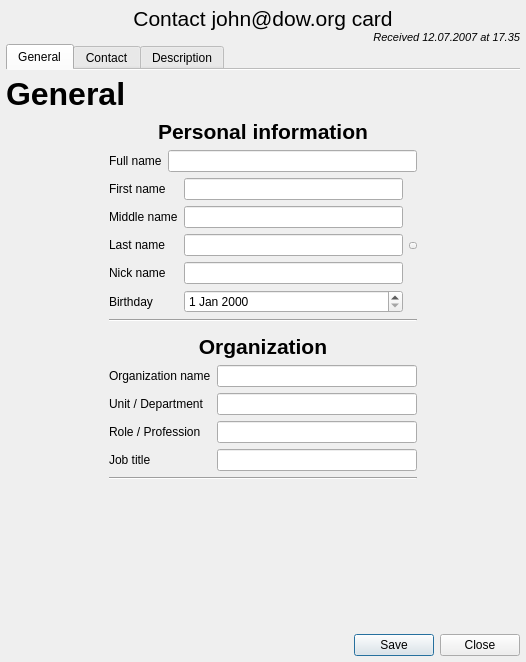
<?xml version="1.0" encoding="UTF-8"?>
<ui version="4.0">
 <class>VCard</class>
 <widget class="QWidget" name="VCard">
  <property name="enabled">
   <bool>true</bool>
  </property>
  <property name="geometry">
   <rect>
    <x>0</x>
    <y>0</y>
    <width>526</width>
    <height>662</height>
   </rect>
  </property>
  <layout class="QGridLayout" name="gridLayout_4">
   <property name="leftMargin">
    <number>0</number>
   </property>
   <property name="topMargin">
    <number>0</number>
   </property>
   <property name="rightMargin">
    <number>0</number>
   </property>
   <property name="bottomMargin">
    <number>0</number>
   </property>
   <property name="spacing">
    <number>0</number>
   </property>
   <item row="0" column="0">
    <layout class="QVBoxLayout" name="verticalLayout">
     <property name="leftMargin">
      <number>6</number>
     </property>
     <property name="topMargin">
      <number>6</number>
     </property>
     <property name="rightMargin">
      <number>6</number>
     </property>
     <property name="bottomMargin">
      <number>6</number>
     </property>
     <item>
      <widget class="QLabel" name="title">
       <property name="styleSheet">
        <string notr="true">font: 16pt </string>
       </property>
       <property name="text">
        <string notr="true">Contact john@dow.org card</string>
       </property>
       <property name="alignment">
        <set>Qt::AlignCenter</set>
       </property>
      </widget>
     </item>
     <item>
      <widget class="QLabel" name="receivingTimeLabel">
       <property name="styleSheet">
        <string notr="true">font: italic 8pt;</string>
       </property>
       <property name="text">
        <string>Received 12.07.2007 at 17.35</string>
       </property>
       <property name="alignment">
        <set>Qt::AlignRight|Qt::AlignTrailing|Qt::AlignVCenter</set>
       </property>
      </widget>
     </item>
     <item>
      <widget class="QTabWidget" name="tabWidget">
       <property name="enabled">
        <bool>true</bool>
       </property>
       <property name="focusPolicy">
        <enum>Qt::TabFocus</enum>
       </property>
       <property name="tabPosition">
        <enum>QTabWidget::North</enum>
       </property>
       <property name="tabShape">
        <enum>QTabWidget::Rounded</enum>
       </property>
       <property name="currentIndex">
        <number>0</number>
       </property>
       <property name="elideMode">
        <enum>Qt::ElideNone</enum>
       </property>
       <property name="documentMode">
        <bool>true</bool>
       </property>
       <property name="tabBarAutoHide">
        <bool>false</bool>
       </property>
       <widget class="QWidget" name="General">
        <attribute name="title">
         <string>General</string>
        </attribute>
        <layout class="QGridLayout" name="gridLayout_2" columnstretch="1,2,2,1">
         <property name="leftMargin">
          <number>0</number>
         </property>
         <property name="topMargin">
          <number>6</number>
         </property>
         <property name="rightMargin">
          <number>0</number>
         </property>
         <property name="bottomMargin">
          <number>0</number>
         </property>
         <property name="horizontalSpacing">
          <number>6</number>
         </property>
         <item row="6" column="1" colspan="2">
          <widget class="QLabel" name="organizationHeading">
           <property name="sizePolicy">
            <sizepolicy hsizetype="Preferred" vsizetype="Fixed">
             <horstretch>0</horstretch>
             <verstretch>0</verstretch>
            </sizepolicy>
           </property>
           <property name="styleSheet">
            <string notr="true"/>
           </property>
           <property name="text">
            <string>&lt;html&gt;&lt;head/&gt;&lt;body&gt;&lt;p&gt;&lt;span style=&quot; font-size:16pt; font-weight:600;&quot;&gt;Organization&lt;/span&gt;&lt;/p&gt;&lt;/body&gt;&lt;/html&gt;</string>
           </property>
           <property name="alignment">
            <set>Qt::AlignCenter</set>
           </property>
          </widget>
         </item>
         <item row="3" column="1">
          <layout class="QFormLayout" name="personalForm">
           <property name="sizeConstraint">
            <enum>QLayout::SetDefaultConstraint</enum>
           </property>
           <property name="formAlignment">
            <set>Qt::AlignHCenter|Qt::AlignTop</set>
           </property>
           <item row="1" column="1">
            <widget class="QLineEdit" name="middleName">
             <property name="minimumSize">
              <size>
               <width>200</width>
               <height>0</height>
              </size>
             </property>
             <property name="maximumSize">
              <size>
               <width>350</width>
               <height>16777215</height>
              </size>
             </property>
            </widget>
           </item>
           <item row="0" column="1">
            <widget class="QLineEdit" name="firstName">
             <property name="minimumSize">
              <size>
               <width>200</width>
               <height>0</height>
              </size>
             </property>
             <property name="maximumSize">
              <size>
               <width>350</width>
               <height>16777215</height>
              </size>
             </property>
            </widget>
           </item>
           <item row="1" column="0">
            <widget class="QLabel" name="middleNameLabel">
             <property name="text">
              <string>Middle name</string>
             </property>
             <property name="buddy">
              <cstring>middleName</cstring>
             </property>
            </widget>
           </item>
           <item row="0" column="0">
            <widget class="QLabel" name="firstNameLabel">
             <property name="text">
              <string>First name</string>
             </property>
             <property name="buddy">
              <cstring>firstName</cstring>
             </property>
            </widget>
           </item>
           <item row="2" column="0">
            <widget class="QLabel" name="lastNameLabel">
             <property name="text">
              <string>Last name</string>
             </property>
             <property name="buddy">
              <cstring>lastName</cstring>
             </property>
            </widget>
           </item>
           <item row="2" column="1">
            <widget class="QLineEdit" name="lastName">
             <property name="minimumSize">
              <size>
               <width>200</width>
               <height>0</height>
              </size>
             </property>
             <property name="maximumSize">
              <size>
               <width>350</width>
               <height>16777215</height>
              </size>
             </property>
            </widget>
           </item>
           <item row="3" column="0">
            <widget class="QLabel" name="nickNameLabel">
             <property name="text">
              <string>Nick name</string>
             </property>
             <property name="buddy">
              <cstring>nickName</cstring>
             </property>
            </widget>
           </item>
           <item row="3" column="1">
            <widget class="QLineEdit" name="nickName">
             <property name="minimumSize">
              <size>
               <width>200</width>
               <height>0</height>
              </size>
             </property>
             <property name="maximumSize">
              <size>
               <width>350</width>
               <height>16777215</height>
              </size>
             </property>
            </widget>
           </item>
           <item row="4" column="0">
            <widget class="QLabel" name="birthdayLabel">
             <property name="text">
              <string>Birthday</string>
             </property>
             <property name="buddy">
              <cstring>birthday</cstring>
             </property>
            </widget>
           </item>
           <item row="4" column="1">
            <widget class="QDateEdit" name="birthday"/>
           </item>
          </layout>
         </item>
         <item row="7" column="1" colspan="2">
          <layout class="QFormLayout" name="organizationForm">
           <property name="formAlignment">
            <set>Qt::AlignHCenter|Qt::AlignTop</set>
           </property>
           <item row="0" column="0">
            <widget class="QLabel" name="organizationNameLabel">
             <property name="text">
              <string>Organization name</string>
             </property>
             <property name="buddy">
              <cstring>organizationName</cstring>
             </property>
            </widget>
           </item>
           <item row="0" column="1">
            <widget class="QLineEdit" name="organizationName">
             <property name="minimumSize">
              <size>
               <width>200</width>
               <height>0</height>
              </size>
             </property>
             <property name="maximumSize">
              <size>
               <width>350</width>
               <height>16777215</height>
              </size>
             </property>
            </widget>
           </item>
           <item row="1" column="0">
            <widget class="QLabel" name="organizationDepartmentLabel">
             <property name="text">
              <string>Unit / Department</string>
             </property>
             <property name="buddy">
              <cstring>organizationDepartment</cstring>
             </property>
            </widget>
           </item>
           <item row="1" column="1">
            <widget class="QLineEdit" name="organizationDepartment">
             <property name="minimumSize">
              <size>
               <width>200</width>
               <height>0</height>
              </size>
             </property>
             <property name="maximumSize">
              <size>
               <width>350</width>
               <height>16777215</height>
              </size>
             </property>
            </widget>
           </item>
           <item row="2" column="0">
            <widget class="QLabel" name="roleLabel">
             <property name="text">
              <string>Role / Profession</string>
             </property>
             <property name="buddy">
              <cstring>organizationRole</cstring>
             </property>
            </widget>
           </item>
           <item row="2" column="1">
            <widget class="QLineEdit" name="organizationRole">
             <property name="minimumSize">
              <size>
               <width>200</width>
               <height>0</height>
              </size>
             </property>
             <property name="maximumSize">
              <size>
               <width>350</width>
               <height>16777215</height>
              </size>
             </property>
            </widget>
           </item>
           <item row="3" column="0">
            <widget class="QLabel" name="organizationTitleLabel">
             <property name="text">
              <string>Job title</string>
             </property>
             <property name="buddy">
              <cstring>organizationTitle</cstring>
             </property>
            </widget>
           </item>
           <item row="3" column="1">
            <widget class="QLineEdit" name="organizationTitle">
             <property name="minimumSize">
              <size>
               <width>200</width>
               <height>0</height>
              </size>
             </property>
             <property name="maximumSize">
              <size>
               <width>350</width>
               <height>16777215</height>
              </size>
             </property>
            </widget>
           </item>
          </layout>
         </item>
         <item row="8" column="1" colspan="2">
          <widget class="Line" name="organizationLine">
           <property name="orientation">
            <enum>Qt::Horizontal</enum>
           </property>
          </widget>
         </item>
         <item row="2" column="1" colspan="2">
          <layout class="QFormLayout" name="commonForm">
           <item row="0" column="1">
            <widget class="QLineEdit" name="fullName"/>
           </item>
           <item row="0" column="0">
            <widget class="QLabel" name="fullNameLabel">
             <property name="text">
              <string>Full name</string>
             </property>
             <property name="buddy">
              <cstring>fullName</cstring>
             </property>
            </widget>
           </item>
          </layout>
         </item>
         <item row="3" column="0" rowspan="7">
          <spacer name="generalLeftHSpacer">
           <property name="orientation">
            <enum>Qt::Horizontal</enum>
           </property>
           <property name="sizeHint" stdset="0">
            <size>
             <width>40</width>
             <height>20</height>
            </size>
           </property>
          </spacer>
         </item>
         <item row="4" column="1" colspan="2">
          <widget class="Line" name="personalLine">
           <property name="orientation">
            <enum>Qt::Horizontal</enum>
           </property>
          </widget>
         </item>
         <item row="0" column="0" colspan="4">
          <widget class="QLabel" name="generalHeading">
           <property name="text">
            <string>&lt;html&gt;&lt;head/&gt;&lt;body&gt;&lt;p&gt;&lt;span style=&quot; font-size:24pt; font-weight:600;&quot;&gt;General&lt;/span&gt;&lt;/p&gt;&lt;/body&gt;&lt;/html&gt;</string>
           </property>
          </widget>
         </item>
         <item row="3" column="3" rowspan="7">
          <spacer name="generalRightHSpacer">
           <property name="orientation">
            <enum>Qt::Horizontal</enum>
           </property>
           <property name="sizeHint" stdset="0">
            <size>
             <width>40</width>
             <height>20</height>
            </size>
           </property>
          </spacer>
         </item>
         <item row="1" column="1" colspan="2">
          <widget class="QLabel" name="personalHeading">
           <property name="sizePolicy">
            <sizepolicy hsizetype="Preferred" vsizetype="Fixed">
             <horstretch>0</horstretch>
             <verstretch>0</verstretch>
            </sizepolicy>
           </property>
           <property name="styleSheet">
            <string notr="true"/>
           </property>
           <property name="frameShape">
            <enum>QFrame::NoFrame</enum>
           </property>
           <property name="frameShadow">
            <enum>QFrame::Plain</enum>
           </property>
           <property name="text">
            <string>&lt;html&gt;&lt;head/&gt;&lt;body&gt;&lt;p&gt;&lt;span style=&quot; font-size:16pt; font-weight:600;&quot;&gt;Personal information&lt;/span&gt;&lt;/p&gt;&lt;/body&gt;&lt;/html&gt;</string>
           </property>
           <property name="alignment">
            <set>Qt::AlignCenter</set>
           </property>
          </widget>
         </item>
         <item row="3" column="2">
          <widget class="QToolButton" name="avatarButton">
           <property name="sizePolicy">
            <sizepolicy hsizetype="Fixed" vsizetype="Fixed">
             <horstretch>0</horstretch>
             <verstretch>0</verstretch>
            </sizepolicy>
           </property>
           <property name="minimumSize">
            <size>
             <width>0</width>
             <height>0</height>
            </size>
           </property>
           <property name="text">
            <string/>
           </property>
           <property name="icon">
            <iconset theme="user">
             <normaloff>.</normaloff>.</iconset>
           </property>
           <property name="iconSize">
            <size>
             <width>0</width>
             <height>0</height>
            </size>
           </property>
           <property name="popupMode">
            <enum>QToolButton::InstantPopup</enum>
           </property>
           <property name="toolButtonStyle">
            <enum>Qt::ToolButtonIconOnly</enum>
           </property>
           <property name="arrowType">
            <enum>Qt::NoArrow</enum>
           </property>
          </widget>
         </item>
         <item row="9" column="1" colspan="2">
          <spacer name="verticalSpacer">
           <property name="orientation">
            <enum>Qt::Vertical</enum>
           </property>
           <property name="sizeHint" stdset="0">
            <size>
             <width>20</width>
             <height>40</height>
            </size>
           </property>
          </spacer>
         </item>
        </layout>
       </widget>
       <widget class="QWidget" name="Contact">
        <attribute name="title">
         <string>Contact</string>
        </attribute>
        <layout class="QVBoxLayout" name="verticalLayout_7">
         <property name="spacing">
          <number>0</number>
         </property>
         <property name="leftMargin">
          <number>0</number>
         </property>
         <property name="topMargin">
          <number>6</number>
         </property>
         <property name="rightMargin">
          <number>0</number>
         </property>
         <property name="bottomMargin">
          <number>0</number>
         </property>
         <item>
          <widget class="QLabel" name="contactHeading">
           <property name="text">
            <string>&lt;html&gt;&lt;head/&gt;&lt;body&gt;&lt;p&gt;&lt;span style=&quot; font-size:24pt; font-weight:600;&quot;&gt;Contact&lt;/span&gt;&lt;/p&gt;&lt;/body&gt;&lt;/html&gt;</string>
           </property>
          </widget>
         </item>
         <item>
          <widget class="QScrollArea" name="scrollArea">
           <property name="frameShape">
            <enum>QFrame::NoFrame</enum>
           </property>
           <property name="frameShadow">
            <enum>QFrame::Plain</enum>
           </property>
           <property name="lineWidth">
            <number>0</number>
           </property>
           <property name="widgetResizable">
            <bool>true</bool>
           </property>
           <widget class="QWidget" name="contactScrollArea">
            <property name="geometry">
             <rect>
              <x>0</x>
              <y>0</y>
              <width>514</width>
              <height>488</height>
             </rect>
            </property>
            <layout class="QGridLayout" name="gridLayout_3" columnstretch="1,2,2,1">
             <item row="2" column="2">
              <widget class="QPushButton" name="addEmailButton">
               <property name="sizePolicy">
                <sizepolicy hsizetype="Fixed" vsizetype="Fixed">
                 <horstretch>0</horstretch>
                 <verstretch>0</verstretch>
                </sizepolicy>
               </property>
               <property name="text">
                <string/>
               </property>
               <property name="icon">
                <iconset theme="list-add"/>
               </property>
              </widget>
             </item>
             <item row="6" column="1" colspan="2">
              <layout class="QVBoxLayout" name="phonesLayout">
               <item>
                <widget class="QLabel" name="emptyPhonesPlaceholder">
                 <property name="text">
                  <string>&lt;html&gt;&lt;head/&gt;&lt;body&gt;&lt;p&gt;&lt;span style=&quot; font-style:italic;&quot;&gt;User has no contact e-mail addresses&lt;/span&gt;&lt;/p&gt;&lt;/body&gt;&lt;/html&gt;</string>
                 </property>
                 <property name="alignment">
                  <set>Qt::AlignCenter</set>
                 </property>
                </widget>
               </item>
              </layout>
             </item>
             <item row="11" column="1" colspan="2">
              <spacer name="contactBottomSpacer">
               <property name="orientation">
                <enum>Qt::Vertical</enum>
               </property>
               <property name="sizeHint" stdset="0">
                <size>
                 <width>20</width>
                 <height>40</height>
                </size>
               </property>
              </spacer>
             </item>
             <item row="9" column="1" colspan="2">
              <layout class="QVBoxLayout" name="addressesLayout">
               <item>
                <widget class="QLabel" name="emptyAddressesPlaceholder">
                 <property name="text">
                  <string>&lt;html&gt;&lt;head/&gt;&lt;body&gt;&lt;p&gt;&lt;span style=&quot; font-style:italic;&quot;&gt;User has no contact e-mail addresses&lt;/span&gt;&lt;/p&gt;&lt;/body&gt;&lt;/html&gt;</string>
                 </property>
                 <property name="alignment">
                  <set>Qt::AlignCenter</set>
                 </property>
                </widget>
               </item>
              </layout>
             </item>
             <item row="0" column="1" colspan="2">
              <layout class="QFormLayout" name="contactForm">
               <property name="formAlignment">
                <set>Qt::AlignHCenter|Qt::AlignTop</set>
               </property>
               <item row="0" column="1">
                <widget class="QLineEdit" name="jabberID">
                 <property name="minimumSize">
                  <size>
                   <width>150</width>
                   <height>0</height>
                  </size>
                 </property>
                 <property name="maximumSize">
                  <size>
                   <width>300</width>
                   <height>16777215</height>
                  </size>
                 </property>
                </widget>
               </item>
               <item row="0" column="0">
                <widget class="QLabel" name="jabberIDLabel">
                 <property name="text">
                  <string>Jabber ID</string>
                 </property>
                 <property name="buddy">
                  <cstring>jabberID</cstring>
                 </property>
                </widget>
               </item>
               <item row="1" column="1">
                <widget class="QLineEdit" name="url">
                 <property name="minimumSize">
                  <size>
                   <width>150</width>
                   <height>0</height>
                  </size>
                 </property>
                 <property name="maximumSize">
                  <size>
                   <width>300</width>
                   <height>16777215</height>
                  </size>
                 </property>
                </widget>
               </item>
               <item row="1" column="0">
                <widget class="QLabel" name="urlLabel">
                 <property name="text">
                  <string>Web site</string>
                 </property>
                 <property name="buddy">
                  <cstring>url</cstring>
                 </property>
                </widget>
               </item>
              </layout>
             </item>
             <item row="8" column="1">
              <widget class="QLabel" name="addressesHeading">
               <property name="text">
                <string>&lt;html&gt;&lt;head/&gt;&lt;body&gt;&lt;p&gt;&lt;span style=&quot; font-size:16pt; font-weight:600;&quot;&gt;Addresses&lt;/span&gt;&lt;/p&gt;&lt;/body&gt;&lt;/html&gt;</string>
               </property>
               <property name="alignment">
                <set>Qt::AlignLeading|Qt::AlignLeft|Qt::AlignVCenter</set>
               </property>
              </widget>
             </item>
             <item row="1" column="1" colspan="2">
              <widget class="Line" name="contactFormLine">
               <property name="orientation">
                <enum>Qt::Horizontal</enum>
               </property>
              </widget>
             </item>
             <item row="8" column="2">
              <widget class="QPushButton" name="addAddressButton">
               <property name="sizePolicy">
                <sizepolicy hsizetype="Fixed" vsizetype="Fixed">
                 <horstretch>0</horstretch>
                 <verstretch>0</verstretch>
                </sizepolicy>
               </property>
               <property name="text">
                <string/>
               </property>
               <property name="icon">
                <iconset theme="list-add"/>
               </property>
              </widget>
             </item>
             <item row="10" column="1" colspan="2">
              <widget class="Line" name="addressesLine">
               <property name="orientation">
                <enum>Qt::Horizontal</enum>
               </property>
              </widget>
             </item>
             <item row="5" column="2">
              <widget class="QPushButton" name="addPhoneButton">
               <property name="sizePolicy">
                <sizepolicy hsizetype="Fixed" vsizetype="Fixed">
                 <horstretch>0</horstretch>
                 <verstretch>0</verstretch>
                </sizepolicy>
               </property>
               <property name="text">
                <string/>
               </property>
               <property name="icon">
                <iconset theme="list-add"/>
               </property>
              </widget>
             </item>
             <item row="2" column="1">
              <widget class="QLabel" name="emailsHeading">
               <property name="text">
                <string>&lt;html&gt;&lt;head/&gt;&lt;body&gt;&lt;p&gt;&lt;span style=&quot; font-size:16pt; font-weight:600;&quot;&gt;E-Mail addresses&lt;/span&gt;&lt;/p&gt;&lt;/body&gt;&lt;/html&gt;</string>
               </property>
               <property name="alignment">
                <set>Qt::AlignLeading|Qt::AlignLeft|Qt::AlignVCenter</set>
               </property>
              </widget>
             </item>
             <item row="5" column="1">
              <widget class="QLabel" name="phenesHeading">
               <property name="text">
                <string>&lt;html&gt;&lt;head/&gt;&lt;body&gt;&lt;p&gt;&lt;span style=&quot; font-size:16pt; font-weight:600;&quot;&gt;Phone numbers&lt;/span&gt;&lt;/p&gt;&lt;/body&gt;&lt;/html&gt;</string>
               </property>
               <property name="alignment">
                <set>Qt::AlignLeading|Qt::AlignLeft|Qt::AlignVCenter</set>
               </property>
              </widget>
             </item>
             <item row="4" column="1" colspan="2">
              <widget class="Line" name="emailsLine">
               <property name="orientation">
                <enum>Qt::Horizontal</enum>
               </property>
              </widget>
             </item>
             <item row="3" column="1" colspan="2">
              <layout class="QVBoxLayout" name="emailsLayout">
               <item>
                <widget class="QLabel" name="emptyEmailsPlaceholder">
                 <property name="text">
                  <string>&lt;html&gt;&lt;head/&gt;&lt;body&gt;&lt;p&gt;&lt;span style=&quot; font-style:italic;&quot;&gt;User has no contact e-mail addresses&lt;/span&gt;&lt;/p&gt;&lt;/body&gt;&lt;/html&gt;</string>
                 </property>
                 <property name="alignment">
                  <set>Qt::AlignCenter</set>
                 </property>
                </widget>
               </item>
              </layout>
             </item>
             <item row="7" column="1" colspan="2">
              <widget class="Line" name="phonesLine">
               <property name="orientation">
                <enum>Qt::Horizontal</enum>
               </property>
              </widget>
             </item>
             <item row="0" column="0" rowspan="12">
              <spacer name="contactLeftSpacer">
               <property name="orientation">
                <enum>Qt::Horizontal</enum>
               </property>
               <property name="sizeHint" stdset="0">
                <size>
                 <width>40</width>
                 <height>20</height>
                </size>
               </property>
              </spacer>
             </item>
             <item row="0" column="3" rowspan="12">
              <spacer name="contactRightSpacer">
               <property name="orientation">
                <enum>Qt::Horizontal</enum>
               </property>
               <property name="sizeHint" stdset="0">
                <size>
                 <width>40</width>
                 <height>20</height>
                </size>
               </property>
              </spacer>
             </item>
            </layout>
           </widget>
          </widget>
         </item>
        </layout>
       </widget>
       <widget class="QWidget" name="Description">
        <attribute name="title">
         <string>Description</string>
        </attribute>
        <layout class="QGridLayout" name="gridLayout">
         <property name="leftMargin">
          <number>0</number>
         </property>
         <property name="topMargin">
          <number>6</number>
         </property>
         <property name="rightMargin">
          <number>0</number>
         </property>
         <property name="bottomMargin">
          <number>0</number>
         </property>
         <property name="horizontalSpacing">
          <number>6</number>
         </property>
         <item row="0" column="0">
          <widget class="QLabel" name="descriptionHeading">
           <property name="text">
            <string>&lt;html&gt;&lt;head/&gt;&lt;body&gt;&lt;p&gt;&lt;span style=&quot; font-size:24pt; font-weight:600;&quot;&gt;Description&lt;/span&gt;&lt;/p&gt;&lt;/body&gt;&lt;/html&gt;</string>
           </property>
          </widget>
         </item>
         <item row="1" column="0">
          <widget class="QTextEdit" name="description">
           <property name="frameShape">
            <enum>QFrame::StyledPanel</enum>
           </property>
           <property name="textInteractionFlags">
            <set>Qt::LinksAccessibleByMouse|Qt::TextEditable|Qt::TextEditorInteraction|Qt::TextSelectableByKeyboard|Qt::TextSelectableByMouse</set>
           </property>
          </widget>
         </item>
        </layout>
       </widget>
      </widget>
     </item>
     <item>
      <widget class="QDialogButtonBox" name="buttonBox">
       <property name="standardButtons">
        <set>QDialogButtonBox::Close|QDialogButtonBox::Save</set>
       </property>
       <property name="centerButtons">
        <bool>false</bool>
       </property>
      </widget>
     </item>
    </layout>
   </item>
  </layout>
  <action name="actionSetAvatar">
   <property name="icon">
    <iconset theme="photo">
     <normaloff>.</normaloff>.</iconset>
   </property>
   <property name="text">
    <string>Set avatar</string>
   </property>
  </action>
  <action name="actionClearAvatar">
   <property name="icon">
    <iconset theme="edit-clear-all">
     <normaloff>.</normaloff>.</iconset>
   </property>
   <property name="text">
    <string>Clear avatar</string>
   </property>
  </action>
 </widget>
 <tabstops>
  <tabstop>fullName</tabstop>
  <tabstop>firstName</tabstop>
  <tabstop>middleName</tabstop>
  <tabstop>lastName</tabstop>
  <tabstop>nickName</tabstop>
  <tabstop>birthday</tabstop>
  <tabstop>avatarButton</tabstop>
  <tabstop>organizationName</tabstop>
  <tabstop>organizationDepartment</tabstop>
  <tabstop>organizationRole</tabstop>
  <tabstop>organizationTitle</tabstop>
  <tabstop>jabberID</tabstop>
  <tabstop>url</tabstop>
  <tabstop>description</tabstop>
  <tabstop>scrollArea</tabstop>
 </tabstops>
 <resources>
  <include location="../../resources/resources.qrc"/>
 </resources>
 <connections/>
</ui>
